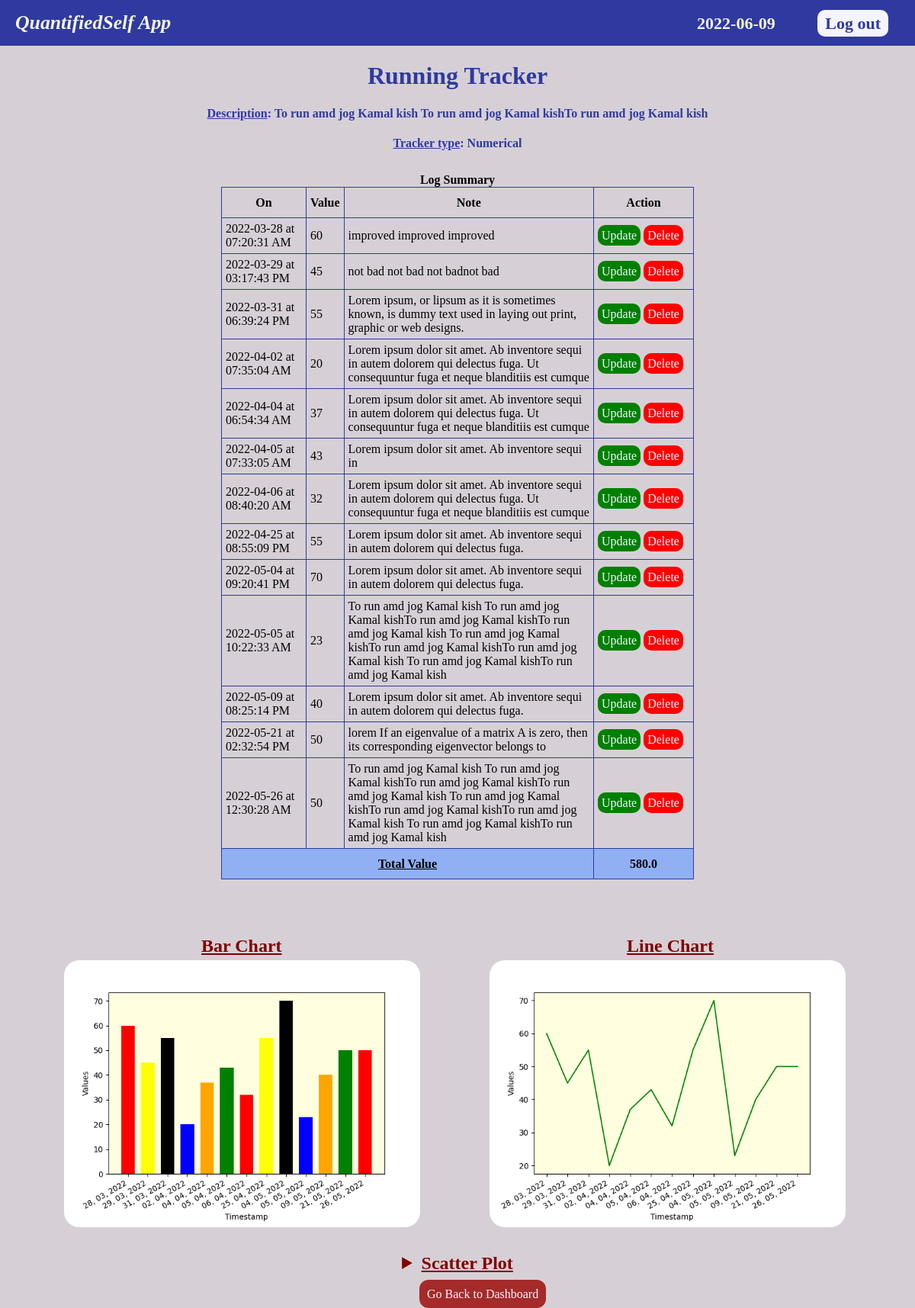
The page /tracker_detail/2 on the database its author committed.
### application/models.py (models this page shows)
class Tracker(db.Model):
    tracker_id=db.Column(db.Integer,primary_key=True,autoincrement=True)
    tracker_name=db.Column(db.String(100), nullable=False)
    tracker_type=db.Column(db.String(100), nullable=False)
    tracker_description = db.Column(db.String(100))
    track_time = db.Column(db.DateTime)
    setting = db.Column(db.String)
    user_id=db.Column(db.Integer, db.ForeignKey('user.user_id'))
    trackers_log = db.relationship("Logs",backref="tracker")

class Logs(db.Model):
    logs_id=db.Column(db.Integer,primary_key=True,autoincrement=True)
    log_time=db.Column(db.DateTime, nullable=False)
    value = db.Column(db.String)
    note=db.Column(db.String(100))
    tracker_id=db.Column(db.Integer, db.ForeignKey('tracker.tracker_id'))

### application/controllers.py (the view)
@app.route("/tracker_detail/<int:tracker_id>",methods=["GET"])
def tracker_details(tracker_id):
    u = db.session.query(Tracker).filter(Tracker.tracker_id == tracker_id).first()
    tracker_desc = u.tracker_description
    logs = u.trackers_log
    total_value = []
    date = []
    for log in logs:
        try:
            t = int(log.value) #avoiding graph for trackers whose value is string(MCQ  type tracker)
            total_value.append(float(log.value))
            date.append("{:%d, %m, %Y}".format(log.log_time))
        except:
            total_value = []
    c = ['red', 'yellow', 'black', 'blue', 'orange','green']
    path = "static/numerical_log.png"
    if os.path.exists(path):
        os.remove(path)
    fig, ax = plt.subplots()
    plt.bar(date, total_value, color = c,width=0.7)
    fig.autofmt_xdate()
    plt.xlabel("Timestamp")
    plt.ylabel("Values")
    ax.set_facecolor("lightyellow")
    plt.savefig("static/numerical_log_barchart.png")
    plt.clf()
    path = "static/numerical_log_linechart.png"
    if os.path.exists(path):
        os.remove(path)
    fig, ax = plt.subplots()
    plt.plot(date,total_value,"-g")
    fig.autofmt_xdate()
    plt.fmt_xdata = mdates.DateFormatter('%Y-%m-%d')
    plt.xlabel("Timestamp")
    plt.ylabel("Values")
    ax.set_facecolor("lightyellow")
    plt.savefig("static/numerical_log_linechart.png")
    plt.clf()
    path = "static/numerical_log_scatterplot.png"
    if os.path.exists(path):
        os.remove(path)
    fig, ax = plt.subplots()
    plt.scatter(date,total_value)
    fig.autofmt_xdate()
    plt.fmt_xdata = mdates.DateFormatter('%Y-%m-%d')
    plt.xlabel("Timestamp")
    plt.ylabel("Values")
    ax.set_facecolor("lawngreen")
    plt.savefig("static/numerical_log_scatterplot.png")
    plt.clf()
    today_date = datetime.date.today()
    return render_template("tracker_details.html",tr = u.tracker_name,td=tracker_desc,t=logs,total=sum(total_value),tracker_type = u.tracker_type,today_date = today_date)

### templates/tracker_details.html (shortened to what this page needs)
<!DOCTYPE html>
<html lang="en">
<head>
    <link rel="stylesheet" href="../static/tracker_details.css">
</head>
<body>
    <header>
        <div class="container">
            <div id="heading">
                <h3><em>QuantifiedSelf App</em></h3>
                <span class="log-out" id="date"> {{ today_date }}</span>
                <a href="/" class="log-out" >Log out</a>
            </div>
        </div>
    </header>
    <h1 id="tracker">{{ tr }} Tracker</h1>
    <h4 id="tracker"><span> Description</span>: {{ td }}</h4>
    <h4 id="tracker"><span>Tracker type</span>: {{ tracker_type }}</h4>
    <div id="detail">
        <table>
            {% if t == [] %}
                <h2 style="text-align: center;">&#128542;No record has been entered.</h2>
            {% else %}
                <caption style="font-weight: bold;">Log Summary</caption>
                <thead>
                    <th width="100px">On</th>
                    <th>Value</th>
                    <th>Note</th>
                    <th width="120px">Action</th>
                </thead>
                <tbody>
                    {% for event in t %}
                        <tr>
                            <td>{{ event.log_time.date() }} at {{ event.log_time.strftime("%I:%M:%S %p") }}</td>
                            <td>{{ event.value }}</td>
                            <td>{{ event.note }}</td>
                            <td>
                                <div class="c">
                                    <a href="/update/log/{{ event.logs_id }}" title="Are you sure to update this?">Update</a>
                                    <a href="/delete/log/{{ event.logs_id }}" title="Are you sure to delete this?">Delete</a>
                                </div>
                            </td>
                        </tr>
                    {% endfor %}
                    {% if total > 0 %}
                        <tr>
                            <td colspan="3">Total Value</td>
                            <td id="total">{{ total }}</td>
                        </tr>
                    {% endif %}
                </tbody>
                {% endif %}
        </table>
    </div>
    <br><br><br>
    <div class="wrapper">
        <div>
            {% if total > 0 %}
            <caption><h2 class="chart">Bar Chart</h2></caption>
                <img src="../static/numerical_log_barchart.png">
            {% endif %}
        </div>
        <div>
            {% if total > 0%}
                <caption><h2 class="chart">Line Chart</h2></caption>
                <img src="../static/numerical_log_linechart.png">
            {% endif %}
        </div>
    </div>
    {% if total > 0 %}
        <details class="scatter" title="Click me to See scatter plot too.">
            <summary style="font-size: 24px; font-weight: bold;">Scatter Plot</summary>
        </details>
    {% endif %}
    <br>
    <a href="/dashboard" class="button">Go Back to Dashboard</a>
</body>
</html>

### static/tracker_details.css (style rules this page uses)
body { background-color: rgb(214, 208, 214); margin: 0; }
.container { background-color: #2f3aa0; padding: 5px; padding: 15px 0 15px 0; }
header #heading h3 { display: inline; }
#heading { color: beige; font-size: 22px; padding-left: 20px; }
header a { color: #2f3aa0; text-decoration: none; font-weight: bold; padding: 5px 10px; border-radius: 10px; background-color: white; font-style: normal; opacity: 0.95; }
.log-out { position: relative; left: 58%; }
#date { margin-right: 50px; font-weight: bold; text-decoration: none; }
#tracker { text-align: center; color: #2f3aa0; }
.wrapper { margin-left: 7%; display: grid; column-gap: 10%; grid-template-columns: 40% 40%; }
table,th, td { border: 1px solid #2f3aa0; }
table td,table th { padding-left: 5px; padding-right: 5px; }
td a { text-decoration: none; line-height: 2; }
#detail { margin-right: 290px; margin-left: 290px; margin-top: 30px; }
#detail th,td { padding: 5px; margin-right: 2px; border-collapse: collapse; }
.c a { padding: 5px; text-decoration: none; font-weight: 500; }
td[colspan="3"] { text-align: center; text-decoration: underline; background-color: rgb(144, 176, 243); font-weight: bold; }
table { table-layout: fixed; border-collapse: collapse; }
#total { text-align: center; font-weight: bold; background-color: rgb(144, 176, 243); color: black; }
div a[title="Are you sure to delete this?"] { color:aliceblue; background-color: red; border-radius: 10px; }
div a[title="Are you sure to update this?"] { color:aliceblue; background-color:green; border-radius: 10px; }
tr { height: 40px; }
img { max-width: fit-content; max-height: fit-content; width: 500px; height: 350px; border-radius: 20px; }
.chart { margin-left: 180px; padding-bottom: 0; margin-bottom: 5px; color: maroon; text-decoration: underline; }
span { text-decoration: underline; }
.scatter { text-align: center; margin-top: 30px; color: maroon; text-decoration: underline; }
.button { background-color: brown; font-size: 16px; padding: 10px; text-decoration: none; border: none; border-radius: 12px; position: relative; left: 550px; color: aliceblue; }

### rows shown on the page
Tracker: tracker_name "Running", tracker_description "To run amd jog Kamal kish To run amd jog Kamal kishTo run amd jog Kamal kish", tracker_type "Numerical"
Logs: log_time "2022-03-28", log_time "07:20:31 AM", value "60", note "improved improved improved"
Logs: log_time "2022-03-29", log_time "03:17:43 PM", value "45", note "not bad not bad not badnot bad"
Logs: log_time "2022-03-31", log_time "06:39:24 PM", value "55", note "Lorem ipsum, or lipsum as it is sometimes known, is dummy text used in laying out print, graphic or web designs."
Logs: log_time "2022-04-02", log_time "07:35:04 AM", value "20", note "Lorem ipsum dolor sit amet. Ab inventore sequi in autem dolorem qui delectus fuga. Ut consequuntur fuga et neque blanditiis est cumque"
Logs: log_time "2022-04-04", log_time "06:54:34 AM", value "37", note "Lorem ipsum dolor sit amet. Ab inventore sequi in autem dolorem qui delectus fuga. Ut consequuntur fuga et neque blanditiis est cumque"
Logs: log_time "2022-04-05", log_time "07:33:05 AM", value "43", note "Lorem ipsum dolor sit amet. Ab inventore sequi in"
Logs: log_time "2022-04-06", log_time "08:40:20 AM", value "32", note "Lorem ipsum dolor sit amet. Ab inventore sequi in autem dolorem qui delectus fuga. Ut consequuntur fuga et neque blanditiis est cumque"
Logs: log_time "2022-04-25", log_time "08:55:09 PM", value "55", note "Lorem ipsum dolor sit amet. Ab inventore sequi in autem dolorem qui delectus fuga."
Logs: log_time "2022-05-04", log_time "09:20:41 PM", value "70", note "Lorem ipsum dolor sit amet. Ab inventore sequi in autem dolorem qui delectus fuga."
Logs: log_time "2022-05-05", log_time "10:22:33 AM", value "23", note "To run amd jog Kamal kish To run amd jog Kamal kishTo run amd jog Kamal kishTo run amd jog Kamal kish To run amd jog Kamal kishTo run amd jog Kamal kishTo run amd jog Kamal kish To run amd jog Kamal kishTo run amd jog Kamal kish"
Logs: log_time "2022-05-09", log_time "08:25:14 PM", value "40", note "Lorem ipsum dolor sit amet. Ab inventore sequi in autem dolorem qui delectus fuga."
Logs: log_time "2022-05-21", log_time "02:32:54 PM", value "50", note "lorem If an eigenvalue of a matrix A is zero, then its corresponding eigenvector belongs to"
Logs: log_time "2022-05-26", log_time "12:30:28 AM", value "50", note "To run amd jog Kamal kish To run amd jog Kamal kishTo run amd jog Kamal kishTo run amd jog Kamal kish To run amd jog Kamal kishTo run amd jog Kamal kishTo run amd jog Kamal kish To run amd jog Kamal kishTo run amd jog Kamal kish"

### other values the page prints
{{ total }} "580.0"
